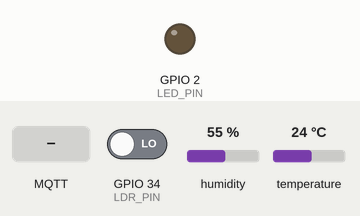
Bench run of a sketch on a simulated ESP32. Parts: output pins drawn as LEDs (lit = HIGH). The test bench sets the inputs (shaded band); at power-on: GPIO 34 (LDR_PIN) LOW, humidity 55 %, temperature 24 °C. WiFi joins after 1.5 s; servers stay silent unless stated; random numbers use the default seed unless the sketch sets one; no MQTT or app messages arrive unless stated; what the sketch prints to the serial monitor is not drawn.

Above: at 2.7 s.
2.8 s: MQTT message "ON" arrives on the first subscribed topic
At 3.6 s:
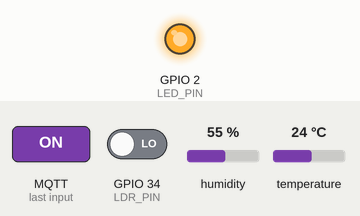
11.0 s: MQTT message "OFF" arrives on the first subscribed topic
At 12.2 s:
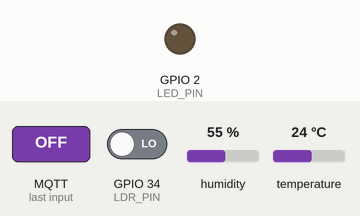
Timing chart, 0 to 13.5 s (numbered marks = the images above; inputs shaded):
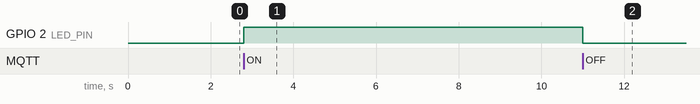

The sketch:

uas.ino
```cpp
#include <WiFi.h>
#include <PubSubClient.h>
#include <DHT.h>

// --- KONFIGURASI WIFI & MQTT (UBAH DISINI) ---
const char* ssid = "hiqaffyed";
const char* password = "12345678";

// PENTING: Gunakan IP Laptop (Windows) Anda, BUKAN IP VM Ubuntu
const char* mqtt_server = "10.147.86.132";

// --- DEFINISI PIN ---
#define DHTPIN 4      // Pin Data DHT11
#define DHTTYPE DHT11 // Jenis Sensor DHT
#define LED_PIN 2     // Pin LED Eksternal
#define LDR_PIN 34    // Pin Analog Sensor Cahaya

// --- OBJEK & VARIABEL ---
WiFiClient espClient;
PubSubClient client(espClient);
DHT dht(DHTPIN, DHTTYPE);

unsigned long lastMsg = 0;
#define MSG_BUFFER_SIZE  (50)
char msg[MSG_BUFFER_SIZE];

void setup_wifi() {
  delay(10);
  Serial.println();
  Serial.print("Menghubungkan ke WiFi: ");
  Serial.println(ssid);

  WiFi.mode(WIFI_STA);
  WiFi.begin(ssid, password);

  while (WiFi.status() != WL_CONNECTED) {
    delay(500);
    Serial.print(".");
  }

  Serial.println("");
  Serial.println("WiFi Terhubung!");
  Serial.print("IP Address ESP32: ");
  Serial.println(WiFi.localIP());
}

// Fungsi untuk menerima pesan dari MQTT (Contoh: Menyalakan LED)
void callback(char* topic, byte* payload, unsigned int length) {
  Serial.print("Pesan masuk [");
  Serial.print(topic);
  Serial.print("]: ");

  String messageTemp;
  for (int i = 0; i < length; i++) {
    Serial.print((char)payload[i]);
    messageTemp += (char)payload[i];
  }
  Serial.println();

  // Cek jika topik adalah kontrol LED
  if (String(topic) == "33424216/led") {
    if (messageTemp == "ON") {
      digitalWrite(LED_PIN, HIGH);
      Serial.println("-> LED DINYALAKAN");
    }
    else if (messageTemp == "OFF") {
      digitalWrite(LED_PIN, LOW);
      Serial.println("-> LED DIMATIKAN");
    }
  }
}

void reconnect() {
  // Loop sampai terhubung kembali
  while (!client.connected()) {
    Serial.print("Mencoba koneksi MQTT...");

    // ID Client Random agar tidak bentrok
    String clientId = "ESP32Client-";
    clientId += String(random(0xffff), HEX);

    // Mencoba connect
    if (client.connect(clientId.c_str())) {
      Serial.println("Berhasil Terhubung!");

      // Subscribe ke topik kontrol LED
      client.subscribe("33424216/led");
    } else {
      Serial.print("Gagal, rc=");
      Serial.print(client.state());
      Serial.println(" coba lagi dalam 5 detik");
      delay(5000);
    }
  }
}

void setup() {
  Serial.begin(115200);

  // Setup Pin
  pinMode(LED_PIN, OUTPUT);
  pinMode(LDR_PIN, INPUT);

  dht.begin();
  setup_wifi();

  client.setServer(mqtt_server, 1883);
  client.setCallback(callback);
}

void loop() {
  if (!client.connected()) {
    reconnect();
  }
  client.loop();

  // Kirim data setiap 2 detik
  unsigned long now = millis();
  if (now - lastMsg > 2000) {
    lastMsg = now;

    // 1. Baca Sensor Suhu (Sama seperti sebelumnya)
    float h = dht.readHumidity();
    float t = dht.readTemperature();

    // 2. Baca Sensor Cahaya (DIGITAL)
    // Hasilnya hanya HIGH (1) atau LOW (0)
    int ldrStatus = digitalRead(LDR_PIN);

    // Cek jika sensor DHT error
    if (isnan(h) || isnan(t)) {
      Serial.println("Gagal membaca sensor DHT!");
      return;
    }

    // Publish Suhu
    String suhustr = String(t);
    client.publish("33424216/suhu", suhustr.c_str());

    // Publish Kelembaban
    String humstr = String(h);
    client.publish("33424216/kelembaban", humstr.c_str());

    // 3. Publish Cahaya (Logika Digital)
    // Biasanya modul LDR:
    // HIGH (1) = Gelap (Lampu indikator di modul mati)
    // LOW (0)  = Terang (Lampu indikator di modul nyala)
    // Tapi bisa terbalik tergantung merk, silakan dites.

    String cahayaPesan = "";
    if (ldrStatus == HIGH) {
      cahayaPesan = "Gelap";
    } else {
      cahayaPesan = "Terang";
    }

    client.publish("33424216/cahaya", cahayaPesan.c_str());

    // Tampilkan di Serial Monitor untuk debugging
    Serial.print("Suhu: "); Serial.print(t);
    Serial.print(" | Lembab: "); Serial.print(h);
    Serial.print(" | Cahaya: "); Serial.println(cahayaPesan);
  }
}
```

Measured:
- after the input at 2.8 s, GPIO 2 (LED_PIN): LOW → HIGH at once
- after the input at 11.0 s, GPIO 2 (LED_PIN): HIGH → LOW at once
